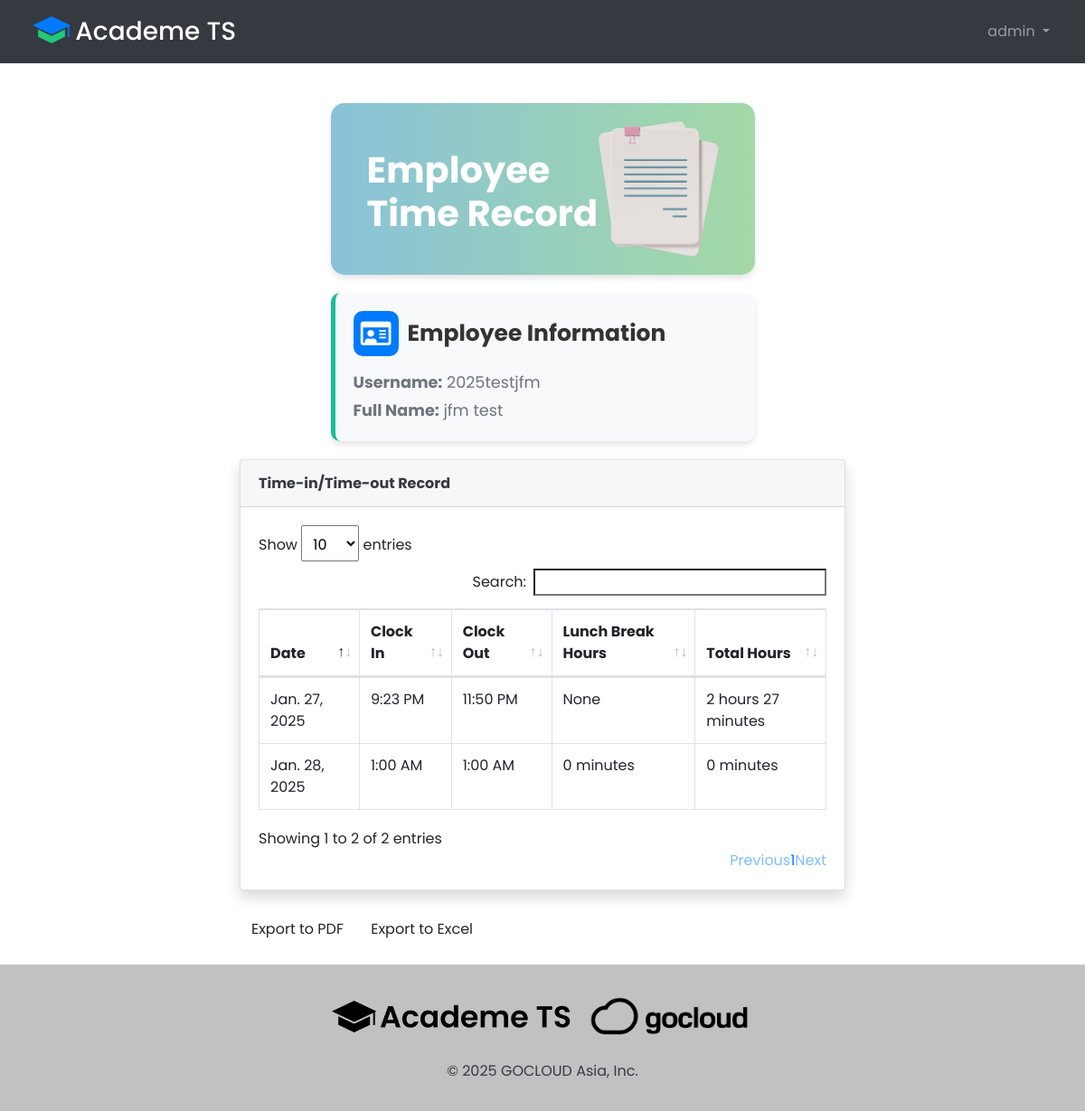
Page /view_records/12/ (signed in) on the committed database.
### TimeKeeping_App/models.py (models this page shows, shortened)
class Employee(models.Model):
    first_name = models.CharField(max_length=50)
    middle_name = models.CharField(max_length=50, null=True, blank=True)
    last_name = models.CharField(max_length=50)
    email = models.EmailField(unique=True)
    joined_date = models.DateField(default=timezone.now)
    username = models.CharField(max_length=100, unique=True, editable=False)
    password = models.CharField(max_length=100, editable=False)

class TimeRecord(models.Model):
    employee = models.ForeignKey(Employee, on_delete=models.CASCADE)
    date = models.DateField(default=timezone.now)
    clock_in = models.TimeField(null=True, blank=True)
    clock_out = models.TimeField(null=True, blank=True)
    lunch_start = models.TimeField(null=True, blank=True)
    lunch_end = models.TimeField(null=True, blank=True)
    @property
    def lunch_break_duration(self):
        if self.lunch_start and self.lunch_end:
            lunch_start_dt = datetime.combine(self.date, self.lunch_start)
            lunch_end_dt = datetime.combine(self.date, self.lunch_end)
            duration = lunch_end_dt - lunch_start_dt
            total_minutes = duration.total_seconds() / 60
            hours = int(total_minutes // 60)
            minutes = int(total_minutes % 60)
            if hours > 0:
                return f"{hours} hour{'s' if hours != 1 else ''} {minutes} minute{'s' if minutes != 1 else ''}"
            return f"{minutes} minute{'s' if minutes != 1 else ''}"
        return None
    @property
    def total_hours(self):
        if self.clock_in and self.clock_out:
            clock_in_dt = datetime.combine(self.date, self.clock_in)
            clock_out_dt = datetime.combine(self.date, self.clock_out)
            duration = clock_out_dt - clock_in_dt
            if self.lunch_start and self.lunch_end:
                lunch_start_dt = datetime.combine(self.date, self.lunch_start)
                lunch_end_dt = datetime.combine(self.date, self.lunch_end)
                lunch_duration = lunch_end_dt - lunch_start_dt
                duration = duration - lunch_duration
            total_minutes = duration.total_seconds() / 60
            hours = int(total_minutes // 60)
            minutes = int(total_minutes % 60)
            if hours > 0:
                return f"{hours} hour{'s' if hours != 1 else ''} {minutes} minute{'s' if minutes != 1 else ''}"
            return f"{minutes} minute{'s' if minutes != 1 else ''}"
        return None

### TimeKeeping_App/views.py (the view, shortened to what this page needs)
# urls.py: path('view_records/<int:pk>/', views.EmployeeRecord.as_view(), name='view_records'),
class EmployeeRecord(UserPassesTestMixin, View):
    def test_func(self):
        return self.request.user.is_superuser
    def get(self, request, pk):
        employee = get_object_or_404(Employee, pk=pk)
        time_records = TimeRecord.objects.filter(employee=employee)
        return render(request, "view_records.html", {
            "employee": employee,
            "user": request.user,
            "is_authenticated": request.user.is_authenticated,
            "time_records": time_records
        })

### TimeKeeping_App/templates/view_records.html (shortened to what this page needs)
{% extends 'base.html' %}
{% block nav %}
    <nav class="navbar navbar-dark navbar-expand-lg navbar-custom">
        <div class="container-fluid">
            <div class="nav-logo navbar-brand">
                <img src="/static/images/icon-1.png" width="42" height="30" class="align-top">
                <span class="h3">Academe TS</span>
            </div>
            <div class="collapse navbar-collapse" id="navbarNavDropdown">
                <ul class="navbar-nav ms-auto ml-auto">
                    {% if is_authenticated %}
                    <li class="nav-item dropdown">
                        <a class="nav-link dropdown-toggle" href="#" id="navbarDropdownMenuLink" role="button" data-toggle="dropdown" aria-haspopup="true" aria-expanded="false">
                            {{ user.username }}
                        </a>
                    </li>
                    {% else %}
                    <li class="nav-item">
                        <a class="nav-link" href="{% url 'admin_dashboard' %}"> <i class="fas fa-sign-in-alt"></i> | Log In</a>
                    </li>
                    {% endif %}
                </ul>
            </div>
        </div>
    </nav>
{% endblock %}
{% block content %}
    <div class="category-header">
        <div class="text-section">
            <h1><b>Employee Time Record</b></h1>
        </div>
        <img src="/static/images/3d-4.png" alt="Employee Icon">
    </div>
    <div class="employee-info">
        <p class="employee-title mb-3">
            <span class="icon-box">
                <i class="far fa-id-card" style="font-size: 30px;"></i>
            </span>
            <b style="font-size: 25px;">Employee Information</b>
        </p>
        <p class="text-secondary"><b>Username:</b> {{ employee.username }}</p>
        <p class="text-secondary"><b>Full Name:</b> {{ employee.first_name }} {{ employee.last_name }}</p>
    </div>
    {% if time_records %}
    <div class="card shadow mb-4">
        <div class="card-header py-3">
            <h6 class="m-0 font-weight-bold text-dark">Time-in/Time-out Record</h6>
        </div>
    <div class="card-body">
        <div class="table-responsive">
            <table class="table table-bordered" id="dataTable" width="100%" cellspacing="0">
            <thead>
                <tr>
                    <th>Date</th>
                    <th>Clock In</th>
                    <th>Clock Out</th>
                    <th>Lunch Break Hours</th>
                    <th>Total Hours</th>
                </tr>
            </thead>
            <tbody>
                {% for record in time_records %}
                <tr class="ts-tr">
                    <td>{{ record.date }}</td>
                    <td>{{ record.clock_in|time:"g:i A" }}</td>
                    <td>{{ record.clock_out|time:"g:i A" }}</td>
                    <td>{{ record.lunch_break_duration }}</td>
                    <td>{{ record.total_hours }}</td>
                    </tr>
                {% endfor %}
            </tbody>
        </table>
    </div>
</div>
</div>
    {% else %}
        <p>No time records available for this employee.</p>
    {% endif %}
    <a href="{% url 'export_pdf' pk=employee.id %}" class="btn">Export to PDF</a>
    <a href="{% url 'export_excel' pk=employee.id %}" class="btn">Export to Excel</a>
{% endblock %}

### TimeKeeping_App/static/css/style.css (style rules this page uses)
html, body { height: 100vh; display: flex; flex-direction: column; margin: 0; padding: 0; }
.main, .navbar-custom, .footer-custom { font-family: 'Poppins', sans-serif; }
.navbar-custom { background-color: #343a40; }
.nav-logo { color: #fff; margin: 5px; }
html, body { min-height: 100vh; display: flex; flex-direction: column; }
.category-header, .category-header-2 { background: linear-gradient(to right, #89c2d9, #a3d9a5); border-radius: 15px; padding: 20px; display: flex; align-items: center; justify-content: space-between; color: white; font-size: 2rem; font-weight: bold; box-shadow: 0px 4px 6px rgba(0, 0, 0, 0.1); max-width: 70%; margin: 20px auto; }
.text-section { padding-left: 20px; }
.category-header h1, .category-header-2 h1 { margin: 5px 0 0; }
.category-header img, .category-header-2 img { height: 150px; width: auto; padding-right: 20px; }
.employee-info { background: #f8f9fa; border-left: 5px solid #18bc9c; padding: 15px 20px; margin: 20px auto; max-width: 70%; border-radius: 10px; box-shadow: 0px 4px 6px rgba(0, 0, 0, 0.1); }
.employee-info p { font-size: 1.1rem; color: #333; margin: 5px 0; }
.employee-title { color: #333; display: flex; align-items: center; gap: 10px; margin-bottom: 15px; }
.icon-box { display: flex; align-items: center; justify-content: center; background: #007bff; color: white; width: 50px; height: 50px; border-radius: 10px; font-size: 1.5rem; }

### rows in the picture
Employee: username "2025testjfm", first_name "jfm", last_name "test"
TimeRecord: date "Jan. 27, 2025", clock_in "9:23 PM", clock_out "11:50 PM", lunch_break_duration "None", total_hours "2 hours 27 minutes"
TimeRecord: date "Jan. 28, 2025", clock_in "1:00 AM", clock_out "1:00 AM", lunch_break_duration "0 minutes", total_hours "0 minutes"

### other values in the picture
{{ user.username }} "admin"
